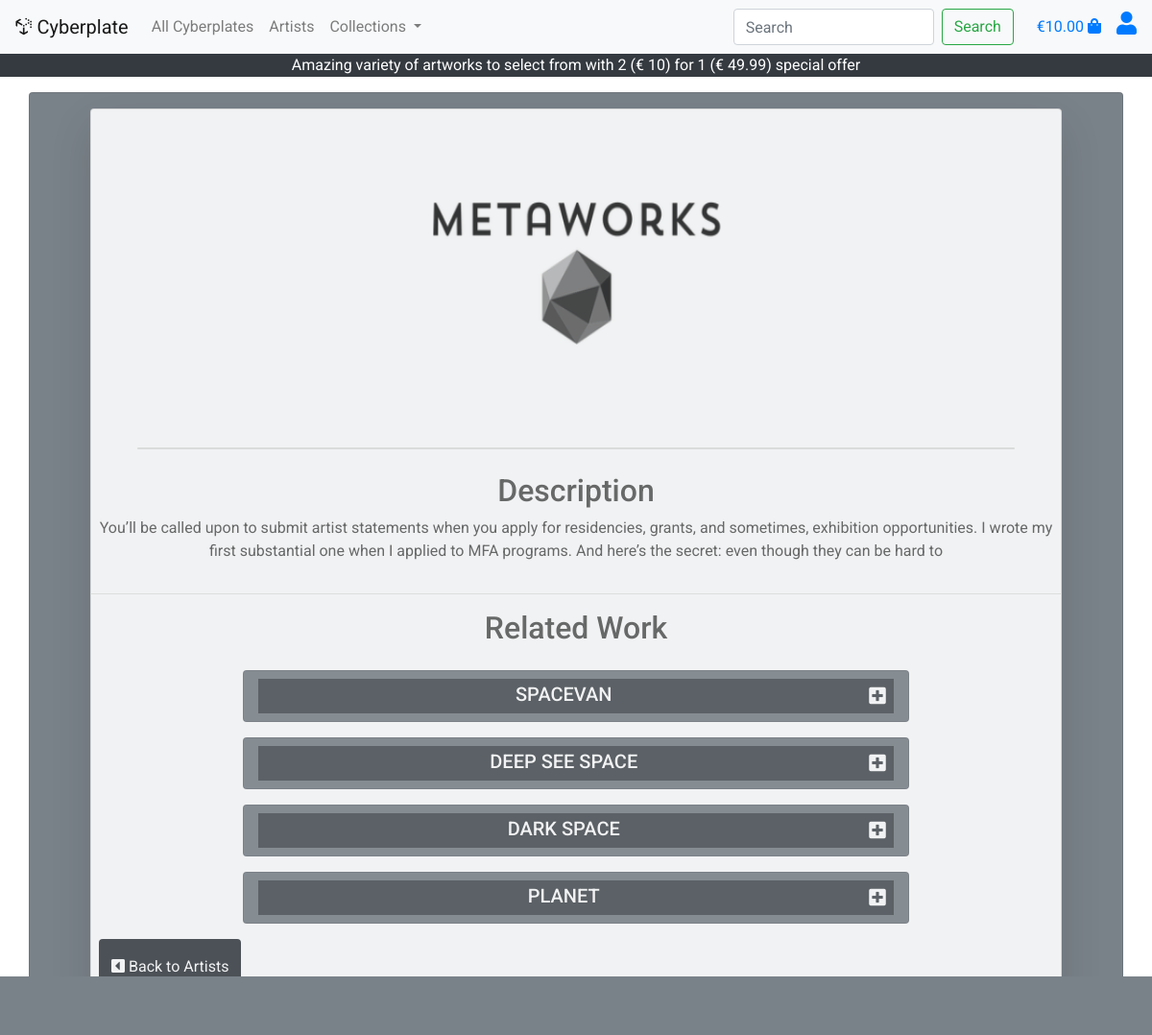
/products/1, run on the app's committed database.
### products/models.py (models this page shows)
class Artist(models.Model):
    name = models.CharField(max_length=30)
    display_name = models.CharField(max_length=30)
    artist_description = models.TextField(max_length=250, null=True, blank=True)
    image_url = models.URLField(null=True, blank=True, max_length=1000)
    image = models.ImageField(null=True, blank=True)
    artist_key = models.IntegerField(null=True, blank=True)
    def __str__(self):
        return self.display_name

class Product(models.Model):
    product_category = models.ForeignKey('Product_Category', null=True, on_delete=models.SET_NULL)
    artist = models.ForeignKey('Artist', null=True, on_delete=models.SET_NULL)
    name = models.CharField(max_length=30)
    description = models.TextField()
    price = models.DecimalField(max_digits=4, decimal_places=2)
    image_url = models.URLField(null=True, blank=True, max_length=1000)
    image = models.ImageField(null=True, blank=True)
    product_key = models.IntegerField(null=True, blank=True)
    def __str__(self):
        return self.name

### products/views.py (the view)
# urls.py: path('<int:artist_id>', views.artist_view, name='artist_view'),
def artist_view(request, artist_id):
    selected_artist = get_object_or_404(Artist, pk=artist_id)
    print('selected_artist >>',selected_artist)
    artists_products = Product.objects.all().filter(artist=selected_artist)
    print('artists_products >>',artists_products)
    context = {
        'selected_artist': selected_artist,
        'artists_products': artists_products
    }
    return render(request, 'products/artist_view.html', context)

### shopping_bag/context.py (called while the page is built, shortened)
def bag_contents(request):
    bag_items = []
    total = 0
    product_count = 0
    bag = request.session.get('bag', {})
    if total < settings.FREE_DELIVERY_THRESHOLD:
        delivery = 10
        free_delivery_delta = settings.FREE_DELIVERY_THRESHOLD - total
    else:
        delivery = 0
        free_delivery_delta = 0
    grand_total = delivery + total
    context = {
        'bag_items': bag_items,
        'total': total,
        'product_count': product_count,
        'delivery': delivery,
        'free_delivery_delta': free_delivery_delta,
        'free_delivery_threshold': settings.FREE_DELIVERY_THRESHOLD,
        'grand_total': grand_total,
    }
    return context

### products/templates/products/artist_view.html (shortened to what this page needs)
{% extends "base.html" %}
{% load static %}
{% block content %}
<div class="container h-100">
  <div class="row h-100">
    <div class="col-12 card bg-secondary">
        <div class="card shadow-lg mb-4 bg-white border-3 mt-3 mr-5 ml-5">
          <div class="d-flex justify-content-center">
        <img src="{{ MEDIA_URL }}{{ selected_artist.image }}" class="rounded-lg artist-img mt-5" alt="selected_artist.name">
          </div>
        <br>
        <br>
        <div class="card shadow-lg mb-4 bg-white border-3 mt-3 mr-5 ml-5">
        </div>
        <h2 class="text-center text-black"> Description </h2>
        <p class="text-center">
          {{ selected_artist.artist_description }}
        </p>
        <hr>
        <h2 class="text-center text-black"> Related Work </h2>
        <div class="d-flex justify-content-center row">
        {% for related_work in artists_products %}
          <div class="card col-8 bg-secondary ml-2 mr-2 mt-3 text-white text-uppercase">
            <h5 class="text-center mt-2 bg-dark slider pt-1">{{ related_work.name }}<i class="css-target fas fa-plus-square fa-minus-square float-right mr-2 mt-1 mb-1 pb-1"></i></h5>
          </div>
        {% endfor %}
        </div>
        <p class="text-center">
          <a href="{% url 'artists' %}" class="float-left btn bg-dark rounded-3 py-3 ml-2 text-white mt-3"><i
            class="fas fa-caret-square-left"></i> Back to Artists</a>
        </p>
        </div>
    </div>
  </div>
</div>
{% endblock %}

### static/css/base.css (style rules this page uses)
html { height: 100%; font-family: 'Roboto', sans-serif; }
body { background: url('/media/ms4background.jpg') no-repeat center center fixed; background-size: cover; height: calc(100vh - 164px); color: #555; font-family: 'Roboto', sans-serif; }
.card { opacity: 0.9 }
.artist-img { height: 240px; width: 400px; }

### data on the page
Artist: image (picture), artist_description "You’ll be called upon to submit artist statements when you apply for residencies, grants, and sometimes, exhibition opportunities. I wrote my first substantial one when I applied to MFA programs. And here’s the secret: even though they can be hard to"
Product: name "SPACEVAN"
Product: name "DEEP SEE SPACE"
Product: name "DARK SPACE"
Product: name "PLANET"

### other printed values
{{ grand_total|floatformat:2 }} "10.00"
{{ free_delivery_threshold }} "10"
